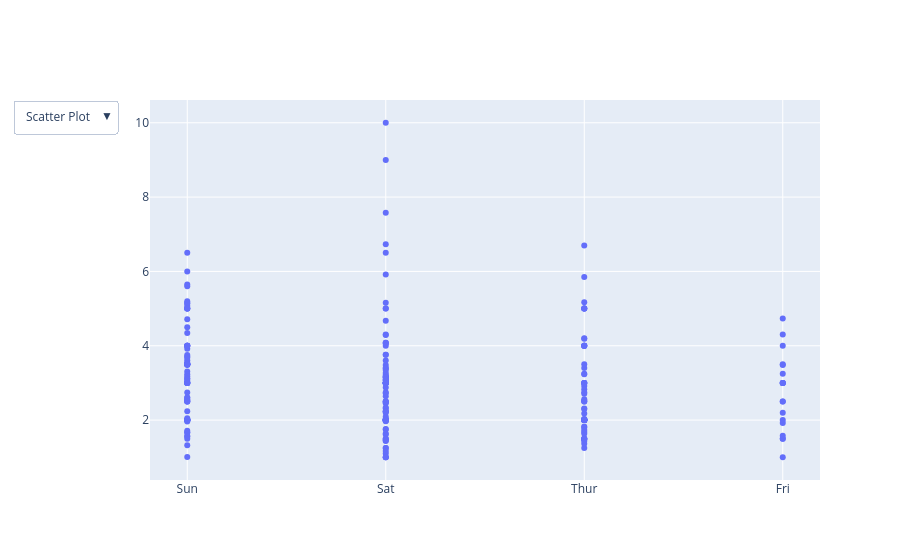

Notebook code for this chart:
### Markdown cell above
Adding Interaction

### Code cell
import plotly.graph_objects as px
import pandas as pd

# reading the database
data = pd.read_csv("tips.csv")


plot = px.Figure(data=[px.Scatter(
    x=data['day'],
    y=data['tip'],
    mode='markers',)
])

# Add dropdown
plot.update_layout(
    updatemenus=[
        dict(
            buttons=list([
                dict(
                    args=["type", "scatter"],
                    label="Scatter Plot",
                    method="restyle"
                ),
                dict(
                    args=["type", "bar"],
                    label="Bar Chart",
                    method="restyle"
                )
            ]),
            direction="down",
        ),
    ]
)

plot.show()

### Figure 1 — Plotly figure (JSON) as saved in the notebook; plotly's stock layout.template omitted (floating-point values rounded to 4 significant figures; data arrays with more than 128 entries replaced by an {"elided": "..."} marker saying what was removed)
{"data": [{"mode": "markers", "type": "scatter", "x": {"elided": "244 str values"}, "y": {"elided": "244 float values"}}], "layout": {"updatemenus": [{"buttons": [{"args": ["type", "scatter"], "label": "Scatter Plot", "method": "restyle"}, {"args": ["type", "bar"], "label": "Bar Chart", "method": "restyle"}], "direction": "down"}]}}
